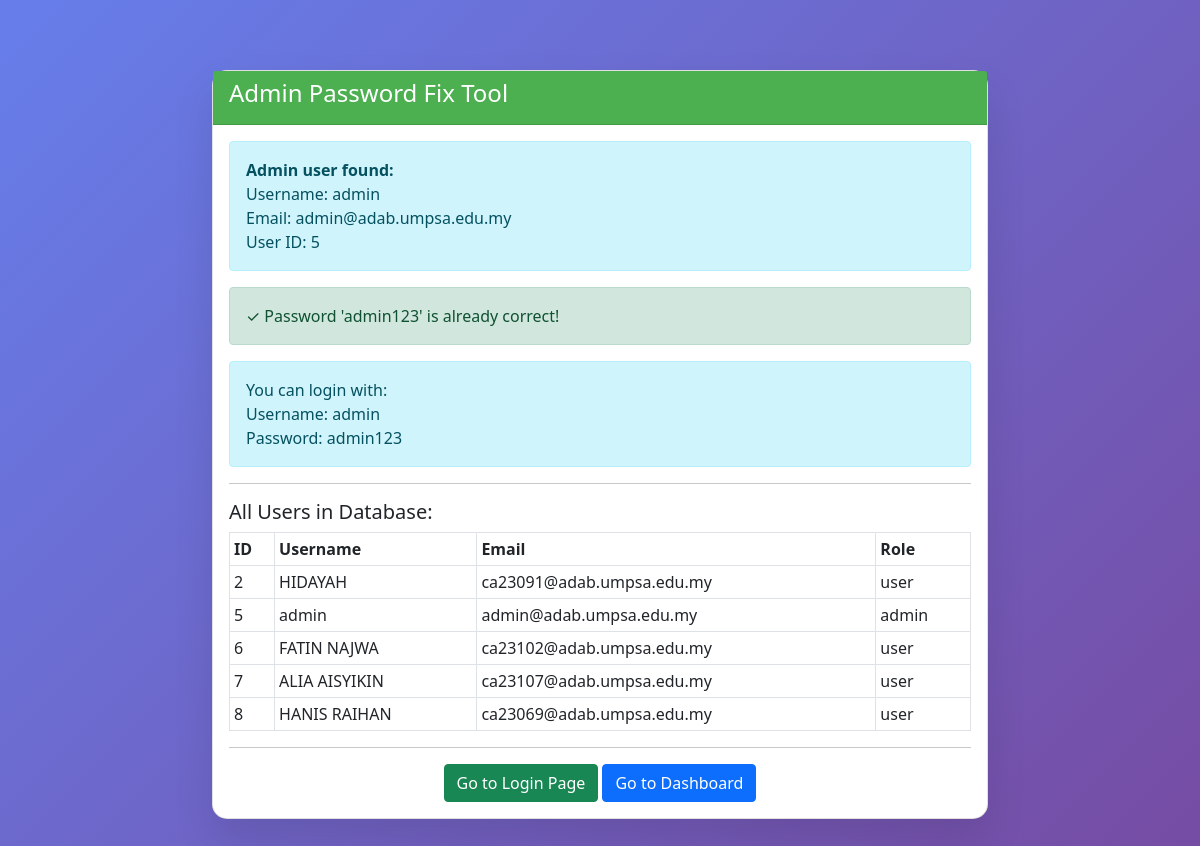
The page /fix_admin.php on the database its author committed.
### tables this page shows
CREATE TABLE `users` (
  `id` int(11) NOT NULL,
  `username` varchar(50) NOT NULL,
  `email` varchar(100) NOT NULL,
  `password` varchar(255) NOT NULL,
  `full_name` varchar(100) NOT NULL,
  `bio` text DEFAULT NULL,
  `profile_image` varchar(255) DEFAULT NULL,
  `phone` varchar(20) DEFAULT NULL,
  `faculty` varchar(100) DEFAULT NULL,
  `year_of_study` int(11) DEFAULT NULL,
  `student_id` varchar(20) DEFAULT NULL,
  `role` enum('user','admin') DEFAULT 'user',
  `points` int(11) DEFAULT 0,
  `theme` enum('light','dark') DEFAULT 'light',
  `language` enum('en','ms') DEFAULT 'en',
  `email_verified` tinyint(1) DEFAULT 1,
  `reset_token` varchar(255) DEFAULT NULL,
  `reset_expires` timestamp NULL DEFAULT NULL,
  `is_active` tinyint(1) DEFAULT 1,
  `created_at` timestamp NOT NULL DEFAULT current_timestamp(),
  `last_login` timestamp NULL DEFAULT NULL,
  `default_privacy` enum('public','followers','private') DEFAULT 'public'
);

### fix_admin.php (the view, shortened to what this page needs)
<?php
echo "<!DOCTYPE html>
<html lang='en'>
<head>
    <meta charset='UTF-8'>
    <meta name='viewport' content='width=device-width, initial-scale=1.0'>
    <title>Fix Admin Login - Ecos+</title>
    <link href='https://cdn.jsdelivr.net/npm/bootstrap@5.1.3/dist/css/bootstrap.min.css' rel='stylesheet'>
    <style>
        body { background: linear-gradient(135deg, #667eea 0%, #764ba2 100%); min-height: 100vh; padding: 20px; }
        .container { max-width: 800px; margin: 50px auto; }
        .card { border-radius: 15px; box-shadow: 0 20px 40px rgba(0,0,0,0.1); }
        .card-header { background: #4CAF50; color: white; border-radius: 15px 15px 0 0; }
        .btn-fix { background: #4CAF50; color: white; }
        .success { color: green; }
        .error { color: red; }
    </style>
</head>
<body>
<div class='container'>
    <div class='card'>
        <div class='card-header'>
            <h4><i class='fas fa-key'></i> Admin Password Fix Tool</h4>
        </div>
        <div class='card-body'>";
$conn = getConnection();
$checkAdmin = $conn->query("SELECT id, username, email, password FROM users WHERE username = 'admin' OR email = 'admin@adab.umpsa.edu.my'");
if ($checkAdmin->num_rows > 0) {
    $admin = $checkAdmin->fetch_assoc();
    echo "<div class='alert alert-info'>";
    echo "<strong>Admin user found:</strong><br>";
    echo "Username: " . htmlspecialchars($admin['username']) . "<br>";
    echo "Email: " . htmlspecialchars($admin['email']) . "<br>";
    echo "User ID: " . $admin['id'] . "<br>";
    echo "</div>";
    $testPassword = 'admin123';
    if (password_verify($testPassword, $admin['password'])) {
        echo "<div class='alert alert-success'>✓ Password 'admin123' is already correct!</div>";
        echo "<div class='alert alert-info'>You can login with:<br>Username: admin<br>Password: admin123</div>";
    }
}
echo "<hr><h5>All Users in Database:</h5>";
$allUsers = $conn->query("SELECT id, username, email, role FROM users ORDER BY id");
if ($allUsers->num_rows > 0) {
    echo "<table class='table table-bordered table-sm'>";
    echo "<tr><th>ID</th><th>Username</th><th>Email</th><th>Role</th></tr>";
    while($user = $allUsers->fetch_assoc()) {
        echo "<tr>";
        echo "<td>" . $user['id'] . "</td>";
        echo "<td>" . htmlspecialchars($user['username']) . "</td>";
        echo "<td>" . htmlspecialchars($user['email']) . "</td>";
        echo "<td>" . $user['role'] . "</td>";
        echo "</tr>";
    }
    echo "</table>";
}
echo "<hr>
<div class='text-center'>
    <a href='login.php' class='btn btn-success'>Go to Login Page</a>
    <a href='dashboard.php' class='btn btn-primary'>Go to Dashboard</a>
</div>
</div></div></div>
<script src='https://cdn.jsdelivr.net/npm/bootstrap@5.1.3/dist/js/bootstrap.bundle.min.js'></script>
</body>
</html>";
?>

### fix_admin.php (style rules this page uses)
body { background: linear-gradient(135deg, #667eea 0%, #764ba2 100%); min-height: 100vh; padding: 20px; }
.container { max-width: 800px; margin: 50px auto; }
.card { border-radius: 15px; box-shadow: 0 20px 40px rgba(0,0,0,0.1); }
.card-header { background: #4CAF50; color: white; border-radius: 15px 15px 0 0; }

### rows shown on the page
users: username "admin", email "admin@adab.umpsa.edu.my", id "5", role "admin"
users: id "2", username "HIDAYAH", email "ca23091@adab.umpsa.edu.my", role "user"
users: id "6", username "FATIN NAJWA", email "ca23102@adab.umpsa.edu.my", role "user"
users: id "7", username "ALIA AISYIKIN", email "ca23107@adab.umpsa.edu.my", role "user"
users: id "8", username "HANIS RAIHAN", email "ca23069@adab.umpsa.edu.my", role "user"
